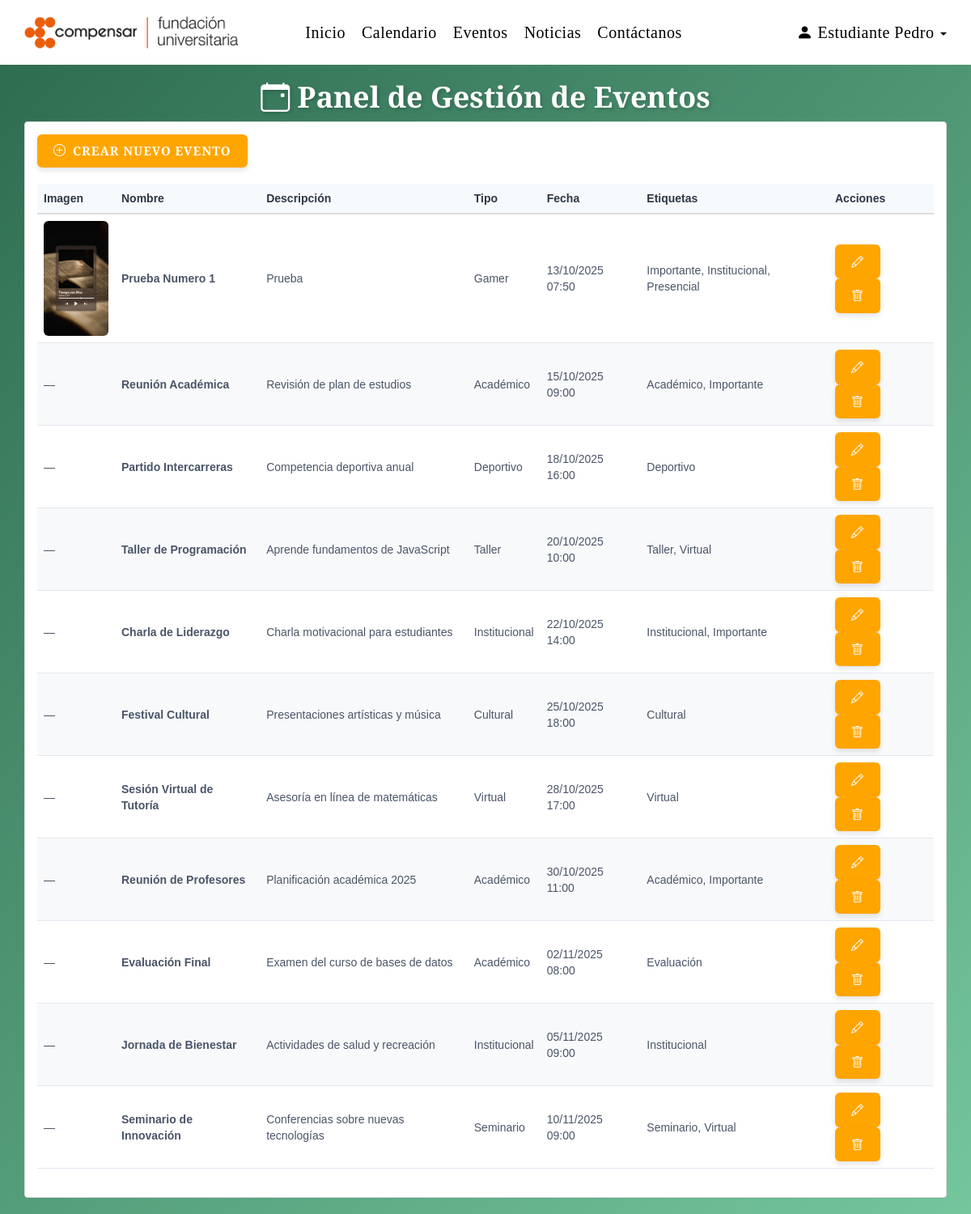
Screenshot of /src/Pages/Panel/panel.php (signed in) with the database file from the repository.
### tables this page shows
CREATE TABLE `eventos` (
  `id` int(11) NOT NULL,
  `nombre` varchar(100) NOT NULL,
  `descripcion` text DEFAULT NULL,
  `imagen` varchar(255) DEFAULT NULL,
  `tipo` varchar(50) DEFAULT NULL,
  `fecha` datetime NOT NULL
);

### src/Pages/Panel/panel.php (the view, shortened to what this page needs)
<?php
$servername = "localhost";
$username = "root";
$password = "";
$dbname = "gestioneventos";
$conn = new mysqli($servername, $username, $password, $dbname);
$etiquetas_disponibles = $conn->query("SELECT * FROM etiquetas ORDER BY nombre");
$action = isset($_GET['action']) ? $_GET['action'] : 'list';
$evento_a_editar = null;
$etiquetas_del_evento = [];
?>
<!DOCTYPE html>
<html lang="es">
<head>
    <link rel="stylesheet" href="https://maxcdn.bootstrapcdn.com/bootstrap/3.4.1/css/bootstrap.min.css">
    <link rel="stylesheet" href="https://cdn.jsdelivr.net/npm/bootstrap-icons@1.11.3/font/bootstrap-icons.css">
    <link rel="stylesheet" href="/public/css/panelCentral.css">
</head>
<body>
<?php include('../../Components/menu.php'); ?>
<div class="container" style="margin-top:20px">
    <header>
        <h1><i class="bi bi-calendar-event"></i> Panel de Gestión de Eventos</h1>
    </header>
    <main>
        <?php if ($action === 'edit' || $action === 'create'): ?>
            <div class="panel panel-default">
                <div class="panel-heading">
                    <i class="bi bi-pencil-square"></i>
                    <?php echo $action === 'edit' ? 'Editar Evento' : 'Crear Nuevo Evento'; ?>
                </div>
                <div class="panel-body">
                    <form action="panel.php" method="POST" enctype="multipart/form-data">
                        <input type="hidden" name="id" value="<?php echo $evento_a_editar['id'] ?? ''; ?>">
                        <div class="form-group">
                            <label>Nombre del Evento:</label>
                            <input type="text" class="form-control" name="nombre" required
                                   value="<?php echo htmlspecialchars($evento_a_editar['nombre'] ?? ''); ?>">
                        </div>
                        <div class="form-group">
                            <label>Descripción:</label>
                            <textarea class="form-control" name="descripcion" rows="3"><?php echo htmlspecialchars($evento_a_editar['descripcion'] ?? ''); ?></textarea>
                        </div>
                        <div class="form-group">
                            <label>Imagen del evento:</label>
                            <?php if (!empty($evento_a_editar['imagen'])): ?>
                                <div class="mb-2">
                                    <img src="/uploads/<?php echo htmlspecialchars($evento_a_editar['imagen']); ?>" class="img-thumbnail" style="max-width: 200px;">
                            <?php endif; ?>
                            <input type="file" class="form-control" name="imagen" accept="image/*">
                        </div>
                        <div class="form-group">
                            <label>Tipo:</label>
                            <input type="text" class="form-control" name="tipo"
                                   value="<?php echo htmlspecialchars($evento_a_editar['tipo'] ?? ''); ?>">
                        </div>
                        <div class="form-group">
                            <label>Fecha y hora:</label>
                            <input type="datetime-local" class="form-control" name="fecha"
                                   value="<?php echo !empty($evento_a_editar['fecha']) ? date('Y-m-d\TH:i', strtotime($evento_a_editar['fecha'])) : ''; ?>" required>
                        </div>
                        <div class="form-group">
                            <label>Etiquetas:</label><br>
                            <?php
                            $etiquetas_disponibles->data_seek(0);
                            while ($etiqueta = $etiquetas_disponibles->fetch_assoc()):
                                $checked = in_array($etiqueta['id'], $etiquetas_del_evento) ? 'checked' : '';
                                echo "<label class='checkbox-inline'><input type='checkbox' name='etiquetas[]' value='{$etiqueta['id']}' $checked> {$etiqueta['nombre']}</label>";
                            endwhile;
                            ?>
                        </div>
                        <button type="submit" name="save_event" class="btn btn-success">
                            <i class="bi bi-save"></i> Guardar Evento
                        </button>
                        <a href="panel.php" class="btn btn-default">Cancelar</a>
                    </form>
                </div>
            </div>
        <?php else: ?>
            <div class="panel panel-default">
                <div class="panel-body">
                    <a href="panel.php?action=create" class="btn btn-primary">
                        <i class="bi bi-plus-circle"></i> Crear Nuevo Evento
                    </a>
                    <table class="table table-hover" style="margin-top:20px;">
                        <thead>
                            <tr>
                                <th>Imagen</th>
                                <th>Nombre</th>
                                <th>Descripción</th>
                                <th>Tipo</th>
                                <th>Fecha</th>
                                <th>Etiquetas</th>
                                <th>Acciones</th>
                            </tr>
                        </thead>
                        <tbody>
                        <?php
                        $conn = new mysqli($servername, $username, $password, $dbname);
                        $sql = "SELECT e.*, GROUP_CONCAT(et.nombre SEPARATOR ', ') AS etiquetas_nombres
                                FROM eventos e
                                LEFT JOIN evento_etiquetas ee ON e.id = ee.evento_id
                                LEFT JOIN etiquetas et ON ee.etiqueta_id = et.id
                                GROUP BY e.id
                                ORDER BY e.fecha ASC";
                        $result = $conn->query($sql);
                        if ($result->num_rows > 0) {
                            while ($row = $result->fetch_assoc()) {
                                echo "<tr>";
                                echo "<td>";
                                if (!empty($row['imagen'])) {
                                    echo "<img src='../../../public/uploads/" . htmlspecialchars($row['imagen']) . "' style='width:80px;height:auto;border-radius:6px;'>";
                                } else {
                                    echo "—";
                                }
                                echo "</td>";
                                echo "<td><strong>" . htmlspecialchars($row['nombre']) . "</strong></td>";
                                echo "<td>" . htmlspecialchars($row['descripcion']) . "</td>";
                                echo "<td>" . htmlspecialchars($row['tipo']) . "</td>";
                                echo "<td>" . date('d/m/Y H:i', strtotime($row['fecha'])) . "</td>";
                                echo "<td>" . htmlspecialchars($row['etiquetas_nombres']) . "</td>";
                                echo "<td>
                                        <a href='panel.php?action=edit&id={$row['id']}' class='btn btn-warning btn-sm'><i class='bi bi-pencil'></i></a>
                                        <a href='panel.php?action=delete&id={$row['id']}' class='btn btn-danger btn-sm' onclick='return confirm(\"¿Seguro que deseas eliminar este evento?\");'><i class='bi bi-trash'></i></a>
                                      </td>";
                                echo "</tr>";
                            }
                        } else {
                            echo "<tr><td colspan='7' class='text-center'>🦕 No hay eventos registrados</td></tr>";
                        }
                        ?>
                        </tbody>
                    </table>
                </div>
            </div>
        <?php endif; ?>
    </main>
</div>
</body>
</html>

### public/css/panelCentral.css (style rules this page uses)
:root { --primary-color: #2d6a4f; --secondary-color: #74c69d; --success-color: #48bb78; --warning-color: #f6ad55; --danger-color: #fc8181; --light-color: #f7fafc; --dark-color: #2d3748; --text-color: #4a5568; }
* { box-sizing: border-box; }
body { font-family: 'Nunito', sans-serif; margin: 0; background: linear-gradient(135deg, var(--primary-color) 0%, var(--secondary-color) 100%); min-height: 100vh; color: var(--text-color); animation: fadeIn 0.5s ease-in; }
header h1 { color: white; text-align: center; font-weight: 700; text-shadow: 2px 2px 4px rgba(0,0,0,0.2); }
.btn { display: inline-flex; align-items: center; gap: 8px; padding: 12px 20px; border: none; border-radius: 8px; cursor: pointer; font-size: 15px; font-weight: 600; font-family: 'Nunito', sans-serif; text-decoration: none; transition: all 0.3s ease; box-shadow: 0 4px 6px rgba(0,0,0,0.1); }
.btn-primary { background: var(--primary-color); color: white; }
.btn-warning { background: var(--warning-color); color: var(--dark-color); }
.btn-danger { background: var(--danger-color); color: white; }
table { width: 100%; border-collapse: collapse; margin-top: 20px; }
th, td { padding: 15px; text-align: left; border-bottom: 1px solid #e2e8f0; }
thead th { background-color: var(--light-color); color: var(--dark-color); font-weight: 700; border-bottom: 2px solid #cbd5e0; }
tbody tr { transition: background-color 0.2s ease; }
tbody tr:nth-child(even) { background-color: #f8f9fa; }
.table td { vertical-align: middle !important; }

### public/css/estructura.css (style rules this page uses)
h1, h2, h3 { font-family: 'Cormorant Garamond', serif; font-weight: 700; color: #fff; margin: 0 0 10px 0; }
a { font-family: 'Lora', serif; text-decoration: none; color: #fff; transition: color 0.3s ease; }
button, .btn { font-family: 'Cormorant Garamond', serif; font-weight: 600; text-transform: uppercase; letter-spacing: 1px; padding: 10px 20px; border: none; background-color: orange; color: #fff; border-radius: 6px; cursor: pointer; transition: background 0.3s ease; }

### rows the page displays
eventos: imagen (picture), nombre "Prueba Numero 1", descripcion "Prueba", tipo "Gamer", fecha "13/10/2025 07:50", etiquetas_nombres "Importante, Institucional, Presencial"
eventos: nombre "Reunión Académica", descripcion "Revisión de plan de estudios", tipo "Académico", fecha "15/10/2025 09:00", etiquetas_nombres "Académico, Importante"
eventos: nombre "Partido Intercarreras", descripcion "Competencia deportiva anual", tipo "Deportivo", fecha "18/10/2025 16:00", etiquetas_nombres "Deportivo"
eventos: nombre "Taller de Programación", descripcion "Aprende fundamentos de JavaScript", tipo "Taller", fecha "20/10/2025 10:00", etiquetas_nombres "Taller, Virtual"
eventos: nombre "Charla de Liderazgo", descripcion "Charla motivacional para estudiantes", tipo "Institucional", fecha "22/10/2025 14:00", etiquetas_nombres "Institucional, Importante"
eventos: nombre "Festival Cultural", descripcion "Presentaciones artísticas y música", tipo "Cultural", fecha "25/10/2025 18:00", etiquetas_nombres "Cultural"
eventos: nombre "Sesión Virtual de Tutoría", descripcion "Asesoría en línea de matemáticas", tipo "Virtual", fecha "28/10/2025 17:00", etiquetas_nombres "Virtual"
eventos: nombre "Reunión de Profesores", descripcion "Planificación académica 2025", tipo "Académico", fecha "30/10/2025 11:00", etiquetas_nombres "Académico, Importante"
eventos: nombre "Evaluación Final", descripcion "Examen del curso de bases de datos", tipo "Académico", fecha "02/11/2025 08:00", etiquetas_nombres "Evaluación"
eventos: nombre "Jornada de Bienestar", descripcion "Actividades de salud y recreación", tipo "Institucional", fecha "05/11/2025 09:00", etiquetas_nombres "Institucional"
eventos: nombre "Seminario de Innovación", descripcion "Conferencias sobre nuevas tecnologías", tipo "Seminario", fecha "10/11/2025 09:00", etiquetas_nombres "Seminario, Virtual"

### other values shown
$nombre "Estudiante Pedro"
